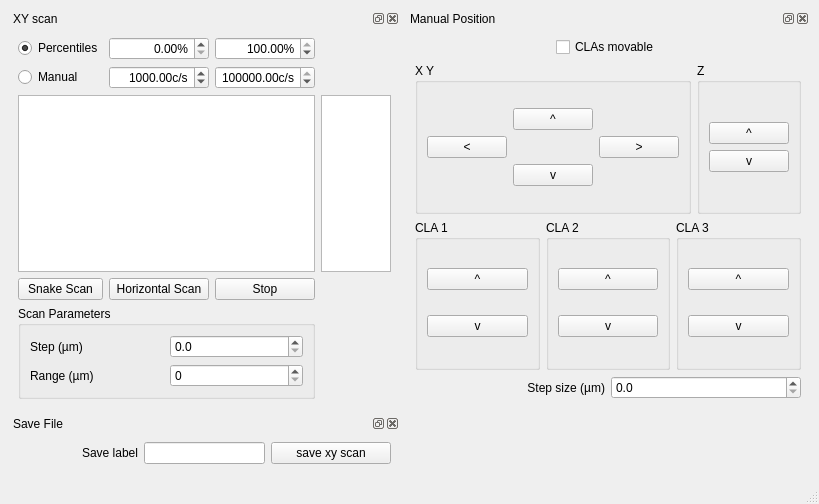
<?xml version="1.0" encoding="UTF-8"?>
<ui version="4.0">
 <class>MainWindow</class>
 <widget class="QMainWindow" name="MainWindow">
  <property name="geometry">
   <rect>
    <x>0</x>
    <y>0</y>
    <width>795</width>
    <height>504</height>
   </rect>
  </property>
  <property name="windowTitle">
   <string>MainWindow</string>
  </property>
  <widget class="QWidget" name="centralwidget">
   <layout class="QGridLayout" name="gridLayout_12">
    <item row="0" column="0">
     <widget class="QDockWidget" name="xy_scan_dockWidget">
      <property name="windowTitle">
       <string>XY scan</string>
      </property>
      <widget class="QWidget" name="dockWidgetContents_4">
       <layout class="QGridLayout" name="gridLayout_2">
        <item row="1" column="0">
         <widget class="QRadioButton" name="xy_cb_manual_RadioButton">
          <property name="text">
           <string>Manual</string>
          </property>
          <property name="checked">
           <bool>false</bool>
          </property>
         </widget>
        </item>
        <item row="1" column="1">
         <widget class="ScienDSpinBox" name="xy_cb_min_DoubleSpinBox">
          <property name="sizePolicy">
           <sizepolicy hsizetype="Fixed" vsizetype="Fixed">
            <horstretch>0</horstretch>
            <verstretch>0</verstretch>
           </sizepolicy>
          </property>
          <property name="maximumSize">
           <size>
            <width>100</width>
            <height>16777215</height>
           </size>
          </property>
          <property name="mouseTracking">
           <bool>true</bool>
          </property>
          <property name="acceptDrops">
           <bool>true</bool>
          </property>
          <property name="alignment">
           <set>Qt::AlignRight|Qt::AlignTrailing|Qt::AlignVCenter</set>
          </property>
          <property name="accelerated">
           <bool>true</bool>
          </property>
          <property name="suffix">
           <string>c/s</string>
          </property>
          <property name="minimum">
           <double>-1000000000.000000000000000</double>
          </property>
          <property name="maximum">
           <double>10000000.000000000000000</double>
          </property>
          <property name="value">
           <double>1000.000000000000000</double>
          </property>
         </widget>
        </item>
        <item row="0" column="2">
         <widget class="ScienDSpinBox" name="xy_cb_high_percentile_DoubleSpinBox">
          <property name="maximumSize">
           <size>
            <width>100</width>
            <height>16777215</height>
           </size>
          </property>
          <property name="alignment">
           <set>Qt::AlignRight|Qt::AlignTrailing|Qt::AlignVCenter</set>
          </property>
          <property name="suffix">
           <string>%</string>
          </property>
          <property name="minimum">
           <double>0.000000000000000</double>
          </property>
          <property name="maximum">
           <double>100.000000000000000</double>
          </property>
          <property name="value">
           <double>100.000000000000000</double>
          </property>
         </widget>
        </item>
        <item row="1" column="2">
         <widget class="ScienDSpinBox" name="xy_cb_max_DoubleSpinBox">
          <property name="sizePolicy">
           <sizepolicy hsizetype="Fixed" vsizetype="Fixed">
            <horstretch>0</horstretch>
            <verstretch>0</verstretch>
           </sizepolicy>
          </property>
          <property name="maximumSize">
           <size>
            <width>100</width>
            <height>16777215</height>
           </size>
          </property>
          <property name="mouseTracking">
           <bool>true</bool>
          </property>
          <property name="acceptDrops">
           <bool>true</bool>
          </property>
          <property name="alignment">
           <set>Qt::AlignRight|Qt::AlignTrailing|Qt::AlignVCenter</set>
          </property>
          <property name="accelerated">
           <bool>true</bool>
          </property>
          <property name="suffix">
           <string>c/s</string>
          </property>
          <property name="minimum">
           <double>-1000000000.000000000000000</double>
          </property>
          <property name="maximum">
           <double>1000000000.000000000000000</double>
          </property>
          <property name="value">
           <double>100000.000000000000000</double>
          </property>
         </widget>
        </item>
        <item row="0" column="1">
         <widget class="ScienDSpinBox" name="xy_cb_low_percentile_DoubleSpinBox">
          <property name="maximumSize">
           <size>
            <width>100</width>
            <height>16777215</height>
           </size>
          </property>
          <property name="alignment">
           <set>Qt::AlignRight|Qt::AlignTrailing|Qt::AlignVCenter</set>
          </property>
          <property name="suffix">
           <string>%</string>
          </property>
          <property name="minimum">
           <double>0.000000000000000</double>
          </property>
          <property name="maximum">
           <double>100.000000000000000</double>
          </property>
          <property name="value">
           <double>0.000000000000000</double>
          </property>
         </widget>
        </item>
        <item row="5" column="0">
         <widget class="QPushButton" name="snake_scan_pushButton">
          <property name="text">
           <string>Snake Scan</string>
          </property>
         </widget>
        </item>
        <item row="2" column="0" colspan="3">
         <widget class="PlotWidgetModified" name="xy_ViewWidget">
          <property name="sizePolicy">
           <sizepolicy hsizetype="Expanding" vsizetype="Expanding">
            <horstretch>0</horstretch>
            <verstretch>0</verstretch>
           </sizepolicy>
          </property>
          <property name="transformationAnchor">
           <enum>QGraphicsView::AnchorUnderMouse</enum>
          </property>
         </widget>
        </item>
        <item row="0" column="0">
         <widget class="QRadioButton" name="xy_cb_centiles_RadioButton">
          <property name="text">
           <string>Percentiles</string>
          </property>
          <property name="checked">
           <bool>true</bool>
          </property>
         </widget>
        </item>
        <item row="2" column="3">
         <widget class="PlotWidget" name="xy_cb_ViewWidget">
          <property name="sizePolicy">
           <sizepolicy hsizetype="Preferred" vsizetype="Preferred">
            <horstretch>0</horstretch>
            <verstretch>0</verstretch>
           </sizepolicy>
          </property>
          <property name="maximumSize">
           <size>
            <width>80</width>
            <height>16777215</height>
           </size>
          </property>
         </widget>
        </item>
        <item row="5" column="1">
         <widget class="QPushButton" name="horizontal_scan_pushButton">
          <property name="text">
           <string>Horizontal Scan</string>
          </property>
         </widget>
        </item>
        <item row="5" column="2">
         <widget class="QPushButton" name="stop_pushButton">
          <property name="text">
           <string>Stop</string>
          </property>
         </widget>
        </item>
        <item row="6" column="0" colspan="3">
         <widget class="QGroupBox" name="scan_parameters_groupBox">
          <property name="title">
           <string>Scan Parameters</string>
          </property>
          <layout class="QGridLayout" name="gridLayout">
           <item row="0" column="0">
            <widget class="QLabel" name="scan_step_label">
             <property name="text">
              <string>Step (µm)</string>
             </property>
            </widget>
           </item>
           <item row="0" column="1">
            <widget class="QDoubleSpinBox" name="scan_step_doubleSpinBox">
             <property name="decimals">
              <number>1</number>
             </property>
             <property name="singleStep">
              <double>0.100000000000000</double>
             </property>
            </widget>
           </item>
           <item row="1" column="0">
            <widget class="QLabel" name="scan_range_label">
             <property name="text">
              <string>Range (µm)</string>
             </property>
            </widget>
           </item>
           <item row="1" column="1">
            <widget class="QDoubleSpinBox" name="scan_range_doubleSpinBox">
             <property name="decimals">
              <number>0</number>
             </property>
            </widget>
           </item>
          </layout>
         </widget>
        </item>
       </layout>
      </widget>
     </widget>
    </item>
    <item row="0" column="1">
     <widget class="QDockWidget" name="ManualMove_dockWidget">
      <property name="windowTitle">
       <string>Manual Position</string>
      </property>
      <widget class="QWidget" name="dockWidgetContents_7">
       <layout class="QGridLayout" name="gridLayout_11">
        <item row="0" column="1">
         <widget class="QCheckBox" name="CLAs_movable_checkBox">
          <property name="text">
           <string>CLAs movable</string>
          </property>
         </widget>
        </item>
        <item row="1" column="0" colspan="2">
         <widget class="QGroupBox" name="XY_manual_positionning_groupBox">
          <property name="title">
           <string>X Y</string>
          </property>
          <layout class="QGridLayout" name="gridLayout_9">
           <item row="0" column="0">
            <layout class="QGridLayout" name="gridLayout_5">
             <item row="0" column="1">
              <widget class="QPushButton" name="step_yplus_pushButton">
               <property name="enabled">
                <bool>true</bool>
               </property>
               <property name="text">
                <string>^</string>
               </property>
              </widget>
             </item>
             <item row="1" column="0">
              <widget class="QPushButton" name="step_xminus_pushButton">
               <property name="text">
                <string>&lt;</string>
               </property>
              </widget>
             </item>
             <item row="1" column="2">
              <widget class="QPushButton" name="step_xplus_pushButton">
               <property name="text">
                <string>&gt;</string>
               </property>
              </widget>
             </item>
             <item row="2" column="1">
              <widget class="QPushButton" name="step_yminus_pushButton">
               <property name="text">
                <string>v</string>
               </property>
              </widget>
             </item>
            </layout>
           </item>
          </layout>
         </widget>
        </item>
        <item row="1" column="2">
         <widget class="QGroupBox" name="Z_manual_positionning_groupBox">
          <property name="title">
           <string>Z</string>
          </property>
          <layout class="QGridLayout" name="gridLayout_10">
           <item row="0" column="0">
            <layout class="QGridLayout" name="gridLayout_6">
             <item row="0" column="0">
              <widget class="QPushButton" name="step_zplus_pushButton">
               <property name="enabled">
                <bool>true</bool>
               </property>
               <property name="text">
                <string>^</string>
               </property>
              </widget>
             </item>
             <item row="1" column="0">
              <widget class="QPushButton" name="step_zminus_pushButton">
               <property name="text">
                <string>v</string>
               </property>
              </widget>
             </item>
            </layout>
           </item>
          </layout>
         </widget>
        </item>
        <item row="2" column="0" colspan="3">
         <layout class="QHBoxLayout" name="horizontalLayout_3">
          <item>
           <widget class="QGroupBox" name="CLA1_groupBox">
            <property name="title">
             <string>CLA 1</string>
            </property>
            <layout class="QGridLayout" name="gridLayout_4">
             <item row="0" column="0">
              <widget class="QPushButton" name="CLA1_step_up_pushButton">
               <property name="enabled">
                <bool>true</bool>
               </property>
               <property name="text">
                <string>^</string>
               </property>
              </widget>
             </item>
             <item row="1" column="0">
              <widget class="QPushButton" name="CLA1_step_down_pushButton">
               <property name="text">
                <string>v</string>
               </property>
              </widget>
             </item>
            </layout>
           </widget>
          </item>
          <item>
           <widget class="QGroupBox" name="CLA2_groupBox">
            <property name="title">
             <string>CLA 2</string>
            </property>
            <layout class="QGridLayout" name="gridLayout_8">
             <item row="0" column="0">
              <widget class="QPushButton" name="CLA2_step_up_pushButton">
               <property name="enabled">
                <bool>true</bool>
               </property>
               <property name="text">
                <string>^</string>
               </property>
              </widget>
             </item>
             <item row="1" column="0">
              <widget class="QPushButton" name="CLA2_step_down_pushButton">
               <property name="text">
                <string>v</string>
               </property>
              </widget>
             </item>
            </layout>
           </widget>
          </item>
          <item>
           <widget class="QGroupBox" name="CLA3_groupBox">
            <property name="title">
             <string>CLA 3</string>
            </property>
            <layout class="QGridLayout" name="gridLayout_7">
             <item row="0" column="0">
              <widget class="QPushButton" name="CLA3_step_up_pushButton">
               <property name="enabled">
                <bool>true</bool>
               </property>
               <property name="text">
                <string>^</string>
               </property>
              </widget>
             </item>
             <item row="1" column="0">
              <widget class="QPushButton" name="CLA3_step_down_pushButton">
               <property name="text">
                <string>v</string>
               </property>
              </widget>
             </item>
            </layout>
           </widget>
          </item>
         </layout>
        </item>
        <item row="3" column="0" colspan="3">
         <layout class="QHBoxLayout" name="horizontalLayout_2">
          <item>
           <widget class="QLabel" name="step_size_label">
            <property name="text">
             <string>Step size (µm)</string>
            </property>
            <property name="alignment">
             <set>Qt::AlignRight|Qt::AlignTrailing|Qt::AlignVCenter</set>
            </property>
           </widget>
          </item>
          <item>
           <widget class="QDoubleSpinBox" name="step_size_value_double_spinBox">
            <property name="suffix">
             <string extracomment="ms"/>
            </property>
            <property name="decimals">
             <number>1</number>
            </property>
            <property name="minimum">
             <double>0.000000000000000</double>
            </property>
            <property name="maximum">
             <double>100.000000000000000</double>
            </property>
            <property name="singleStep">
             <double>0.100000000000000</double>
            </property>
            <property name="value">
             <double>0.000000000000000</double>
            </property>
           </widget>
          </item>
         </layout>
        </item>
       </layout>
      </widget>
     </widget>
    </item>
    <item row="1" column="0">
     <widget class="QDockWidget" name="SaveFile_dockWidget">
      <property name="windowTitle">
       <string>Save File</string>
      </property>
      <widget class="QWidget" name="dockWidgetContents_8">
       <layout class="QGridLayout" name="gridLayout_3">
        <item row="0" column="0">
         <layout class="QHBoxLayout" name="horizontalLayout">
          <item>
           <widget class="QLabel" name="label_5">
            <property name="text">
             <string>Save label</string>
            </property>
            <property name="alignment">
             <set>Qt::AlignRight|Qt::AlignTrailing|Qt::AlignVCenter</set>
            </property>
           </widget>
          </item>
          <item>
           <widget class="QLineEdit" name="savelabel">
            <property name="sizePolicy">
             <sizepolicy hsizetype="Preferred" vsizetype="Preferred">
              <horstretch>0</horstretch>
              <verstretch>0</verstretch>
             </sizepolicy>
            </property>
           </widget>
          </item>
          <item>
           <widget class="QPushButton" name="savexy_pushButton">
            <property name="sizePolicy">
             <sizepolicy hsizetype="Minimum" vsizetype="Ignored">
              <horstretch>0</horstretch>
              <verstretch>0</verstretch>
             </sizepolicy>
            </property>
            <property name="text">
             <string>save xy scan</string>
            </property>
           </widget>
          </item>
         </layout>
        </item>
       </layout>
      </widget>
     </widget>
    </item>
   </layout>
  </widget>
  <widget class="QStatusBar" name="statusbar"/>
 </widget>
 <customwidgets>
  <customwidget>
   <class>PlotWidget</class>
   <extends>QGraphicsView</extends>
   <header>pyqtgraph</header>
  </customwidget>
  <customwidget>
   <class>ScienDSpinBox</class>
   <extends>QDoubleSpinBox</extends>
   <header>qtwidgets.scientific_spinbox.h</header>
  </customwidget>
  <customwidget>
   <class>PlotWidgetModified</class>
   <extends>QGraphicsView</extends>
   <header>qtwidgets.plotwidget_modified.h</header>
  </customwidget>
 </customwidgets>
 <resources/>
 <connections/>
</ui>
